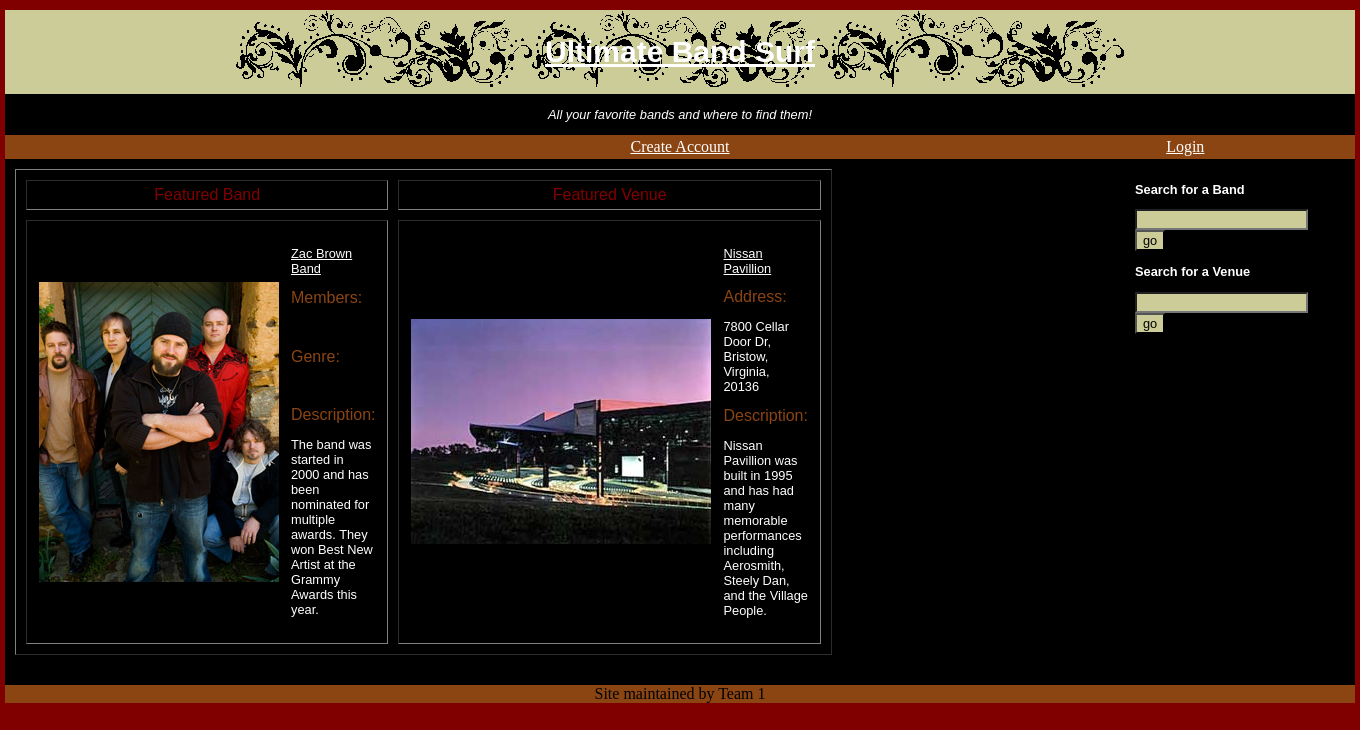
The page / on the database its author committed.
### tables this page shows
CREATE TABLE IF NOT EXISTS `bands` (`bandid` smallint(6) NOT NULL AUTO_INCREMENT, `userid` smallint(6) NOT NULL, `bandname` varchar(50) NOT NULL, `picture` varchar(50) NOT NULL, `city` varchar(30) NOT NULL, `state` varchar(30) NOT NULL, `description` BLOB NOT NULL, PRIMARY KEY (`bandid`));

CREATE TABLE IF NOT EXISTS `venues` (`venueid` smallint(6) NOT NULL AUTO_INCREMENT, `name` varchar(50) NOT NULL, `picture` varchar(50) NOT NULL, `address` varchar(30) NOT NULL, `city` varchar(50) NOT NULL, `state` varchar(50) NOT NULL, `zip` INT NOT NULL, `description` BLOB NOT NULL, `userid` smallint(6) NOT NULL, PRIMARY KEY (`venueid`));

### index.php (the view, shortened to what this page needs)
<?php
include "dbconnect.php";
?>
<!DOCTYPE html PUBLIC "-//W3C//DTD XHTML 1.0 Transitional//EN"
  "http://www.w3.org/TR/xhtml1/DTD/xhtml1-transitional.dtd">
<html xmlns="http://www.w3.org/1999/xhtml" xml:lang="en" lang="en">
<head>
  <link rel="stylesheet" type="text/css" href="style.css" />
</head>
<body>
<div id="wrap">
	<div id="features">
		<table border="1" width="700" cellpadding="5" cellspacing="10">
			<tr align="center">
			<td width="50%">
			<tableHeader>Featured Band</tableHeader>
			</td>
			<td>
			<tableHeader>Featured Venue</tableHeader>
			</tr>
			<tr>
			<td>
			<?php
				$query = "select * from bands ORDER BY RAND() LIMIT 1";
				$result = mysqli_query($db, $query)
					or die("Error querying Database");
				$row = mysqli_fetch_array($result);
				$bandid = $row['bandid'];
				$bandname = $row['bandname'];
				$picture = $row['picture'];
				$members = $row['members'];
				$description = $row['description'];
			?>
				<table cellpadding="5">
					<tr>
					<td><a href="band.php?id=<?php echo "$bandid"; ?>"><img src="images/<?php echo"$picture"; ?>"></a></td>
					<td>
						<?php
							echo "<p><a href=\"band.php?id=$bandid\">$bandname</a> <br></p>";
							echo "<commentheader>Members:</commentheader> <p>$members <br></p>";
							echo "<commentheader>Genre:</commentheader> <p> <br></p>";
							echo "<commentheader>Description:</commentheader> <p>$description <br></p>";
						?>
					</td>
					</tr>
				</table>
			</td>
			<td width="50%">
			<?php
				$query = "select * from venues ORDER BY RAND() LIMIT 1";
				$result = mysqli_query($db, $query)
					or die("Error querying Database");
				$row = mysqli_fetch_array($result);
				$venueid = $row['venueid'];
				$name = $row['name'];
				$picture = $row['picture'];
				$address = $row['address'];
				$city = $row['city'];
				$state = $row['state'];
				$zip = $row['zip'];
				$description = $row['description'];
			?>
				<table cellpadding="5">
					<tr>
					<td><a href="venue.php?id=<?php echo "$venueid"; ?>"><img src="images/<?php echo"$picture"; ?>"></a></td>
					<td>
						<?php
							echo "<p><a href=\"venue.php?id=$venueid\">$name</a> <br></p>";
							echo "<commentheader>Address:</commentheader> <p>$address, $city, $state, $zip <br></p>";
							echo "<commentheader>Description:</commentheader> <p>$description</p>";
						?>
					</td>
					</tr>
				</table>
			</td>
			</tr>
		</table>
	</div>
	<div id="sidebar">
		<?php include("sidebar.php"); ?>
	</div>
</div>
</body>
</html>

### style.css (style rules this page uses)
body { padding: 0; margin: 0; background: #800000; color: #000; }
#wrap { width: 1350px; margin: 0 auto; background: #000000; }
#header { margin-top: 10px; padding: 5px; background: #cc9; background-image: url('images/border.gif'); background-repeat: no-repeat; background-position: top center; text-align: center; }
#header2 { background: #000000; text-align: center; }
#toolbar { width: 1350px; margin-top: 10px; margin-right: auto; margin-left: auto; background: #8b4513; text-align: center; }
#features { float: left; padding: 10px; background: #000000; margin-bottom: 20px; }
#sidebar { float: right; width: 200px; margin-right: 10px; background: #000000; text-align: left; padding: 10px; }
#footer { clear: both; background: #8b4513; width: 1350px; margin-bottom: 10px; text-align: center; }
a:link { color: #ffffff; text-decoration: underline; }
h1 { color: #7fff00; background-color: transparent; font-family: "Gill Sans Ultra Bold", "Lucida Grande", Sans-Serif; font-size: 30px; }
tableHeader { color: #800000; background-color: transparent; font-family: "Gill Sans Ultra Bold", "Lucinda Grande", Sans-Serif; }
commentheader { color: #8b4513; background-color: transparent; font-family: "Impact", "Lucinda Grande", Sans-Serif; }
p { color: #ffffff; background-color: transparent; font-family: "Lucida Sans Unicode", "Lucida Grande", Sans-Serif; font-size: 0.8em; }

### rows shown on the page
bands: picture (picture), bandname "Zac Brown Band", description "The band was started in 2000 and has been nominated for multiple awards. They won Best New Artist at the Grammy Awards this year."
venues: picture (picture), name "Nissan Pavillion", address "7800 Cellar Door Dr", city "Bristow", state "Virginia", zip "20136", description "Nissan Pavillion was built in 1995 and has had many memorable performances including Aerosmith, Steely Dan, and the Village People."
